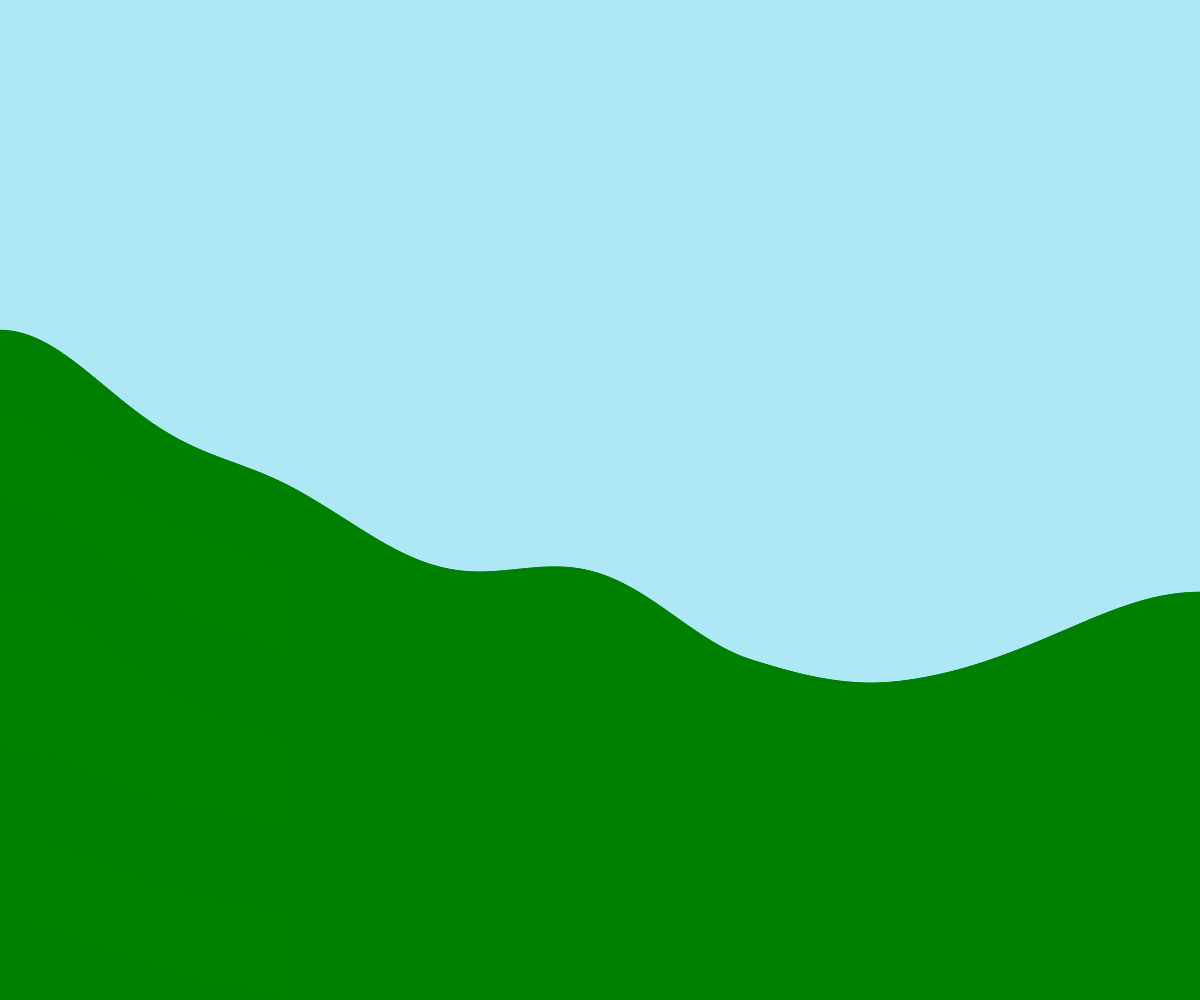
Frame 1 (no input)
Frame 60 (no input): identical to frame 1, image omitted
Frame 120 (the mouse pressed at the canvas centre since frame 60): identical to frame 1, image omitted

The p5.js sketch that drew this single still picture (run headless with seeded random() and noise() and a simulated clock; from frame 60 on, the mouse is pressed at the canvas centre):

// p5.js sketch
// ── sketch.js
// Terrain Generation

let terrain = [];
const NUMBER_OF_RECTS = 2000;

function setup() {
  createCanvas(windowWidth, windowHeight);
  generateTerrain();
}

function draw() {
  background(173, 232, 244);
  fill("green");
  stroke("green");
  
  for (let theRect of terrain) {
    rect(theRect.x, theRect.y, theRect.w, theRect.h);
  }
}

function generateTerrain(){
  let theWidth = width/NUMBER_OF_RECTS;
  let time = 0;
  let deltaTime = 0.0005;
  for (let i=0; i < NUMBER_OF_RECTS; i++){
    let theHeight = noise(time) * height;
    let someRect = spawnRectangle(theWidth * i, theWidth, theHeight);
    terrain.push(someRect);
    time += deltaTime;
  }
}

function spawnRectangle(leftSide, rectWidth, rectHeight){
  let theRect = {
    x: leftSide,
    y: height-rectHeight,
    w: rectWidth,
    h: rectHeight,
  };

  return theRect;
}
